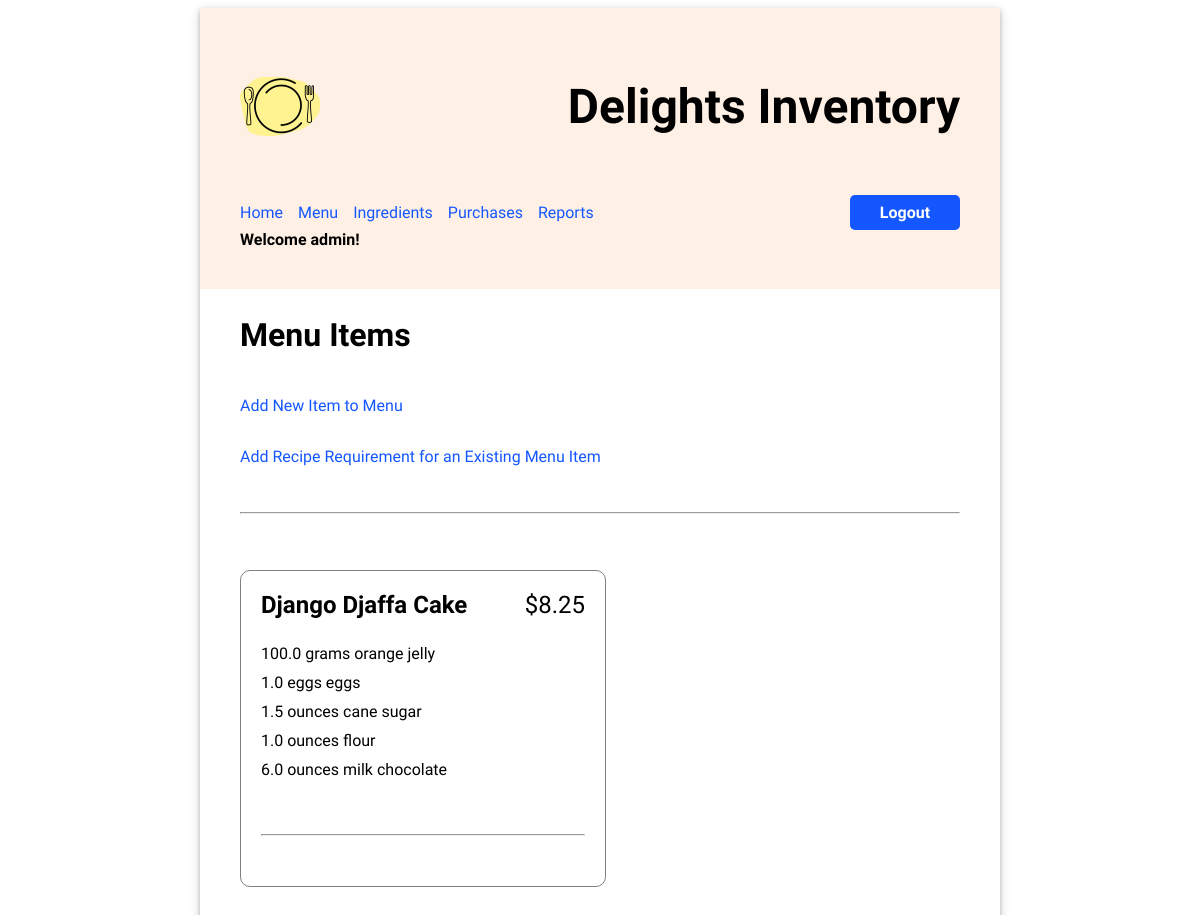
The app's page /menu/ (signed in), older data.
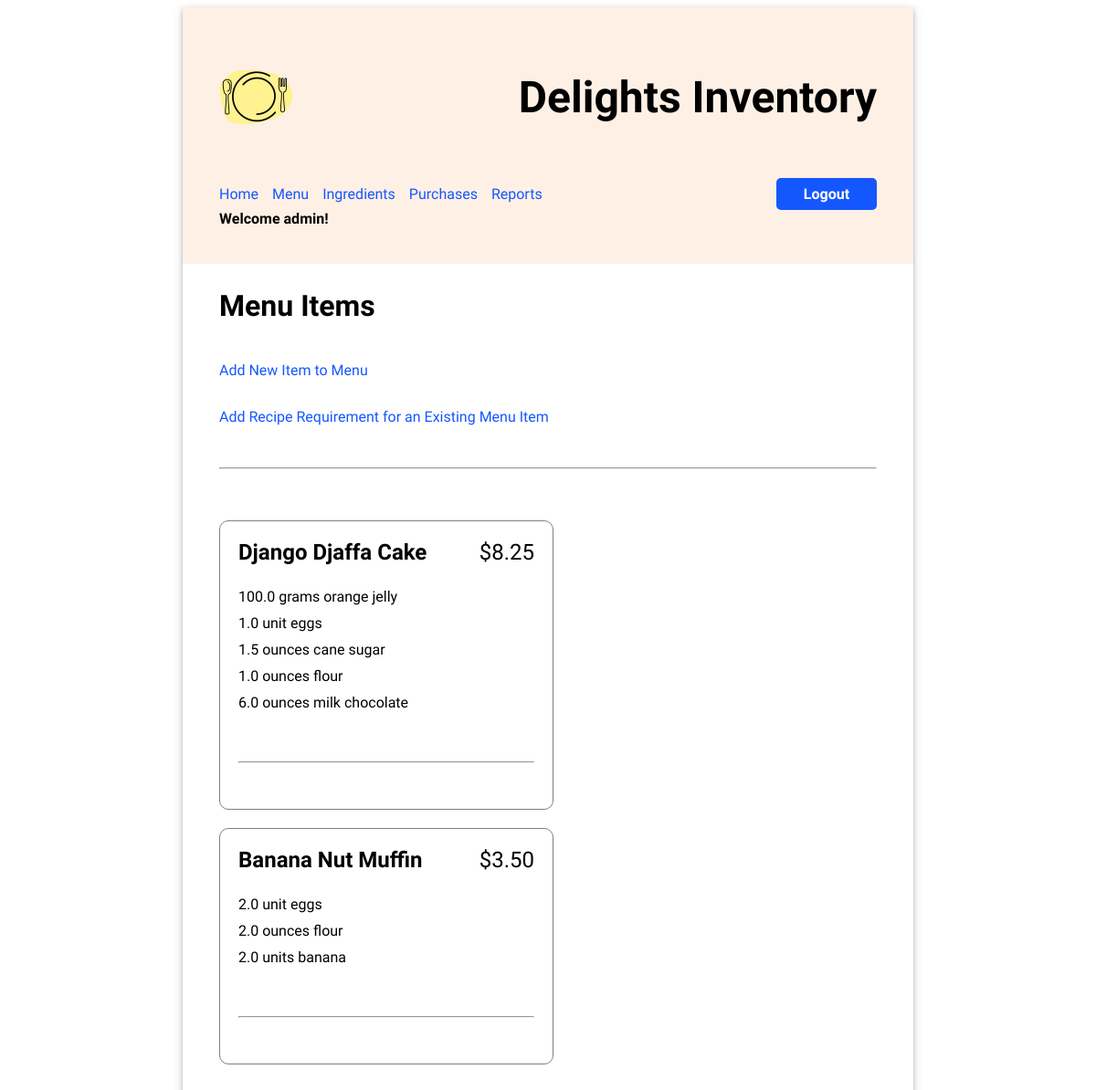
The same page, newer data.
### inventory/models.py (models this page shows, shortened)
class MenuItem(models.Model):
    title = models.CharField(max_length=200)
    price = models.FloatField(default=0)

class RecipeRequirement(models.Model):
    menu_item = models.ForeignKey(MenuItem, on_delete=models.CASCADE)
    ingredient = models.ForeignKey(Ingredient, on_delete=models.CASCADE)
    quantity = models.FloatField(default=0)

class Ingredient(models.Model):
    name = models.CharField(max_length=200)
    quantity = models.FloatField(default=0)
    unit = models.CharField(max_length=200)
    unit_price = models.FloatField(default=0)

### inventory/views.py (the view)
# urls.py: path('menu/', views.MenuItemsView.as_view(), name="menu"),
class MenuItemsView(LoginRequiredMixin,ListView):
    model = MenuItem
    template_name = "inventory/view_menu_items.html"

### inventory/templates/inventory/view_menu_items.html (shortened to what this page needs)
{% extends 'base.html' %}
{% load static %}
{% block content %}
<h2>Menu Items</h2>
<p><a href="{% url 'add_menu_item' %}">Add New Item to Menu</a></p>
<p><a href="{% url 'add_recipe_requirement' %}">Add Recipe Requirement for an Existing Menu Item</a></p>
<hr/>
<ul class="menu-items">
    {% for menu_item in object_list %}
        <li>
            <div class="menu-item-header">
                <div class="menu-item-title">{{ menu_item.title }}</div>
                <div class="menu-item-price">${{ menu_item.price|stringformat:".2f" }}</div>
            </div>
            <ul class="menu-item-ingredients">
                {% for recipe_requirement in menu_item.reciperequirement_set.all %}
                <li>{{ recipe_requirement.quantity }} {{recipe_requirement.ingredient.unit }} {{ recipe_requirement.ingredient.name }}</li>
                {% endfor %}
            </ul>
            <hr/>
        </li>
    {% endfor %}
</ul>
{% endblock %}

Row changes from the older to the newer data that the page shows:
changed through a linked row, RecipeRequirement (number 2 of 8 on the later page): ingredient.unit "eggs" → "unit"
added MenuItem: title "Banana Nut Muffin", price "3.50"
added RecipeRequirement: quantity "2.0", ingredient.unit "unit", ingredient.name "eggs", shown under "Banana Nut Muffin"
added RecipeRequirement: quantity "2.0", ingredient.unit "ounces", ingredient.name "flour", shown under "Banana Nut Muffin"
added RecipeRequirement: quantity "2.0", ingredient.unit "units", ingredient.name "banana", shown under "Banana Nut Muffin"
